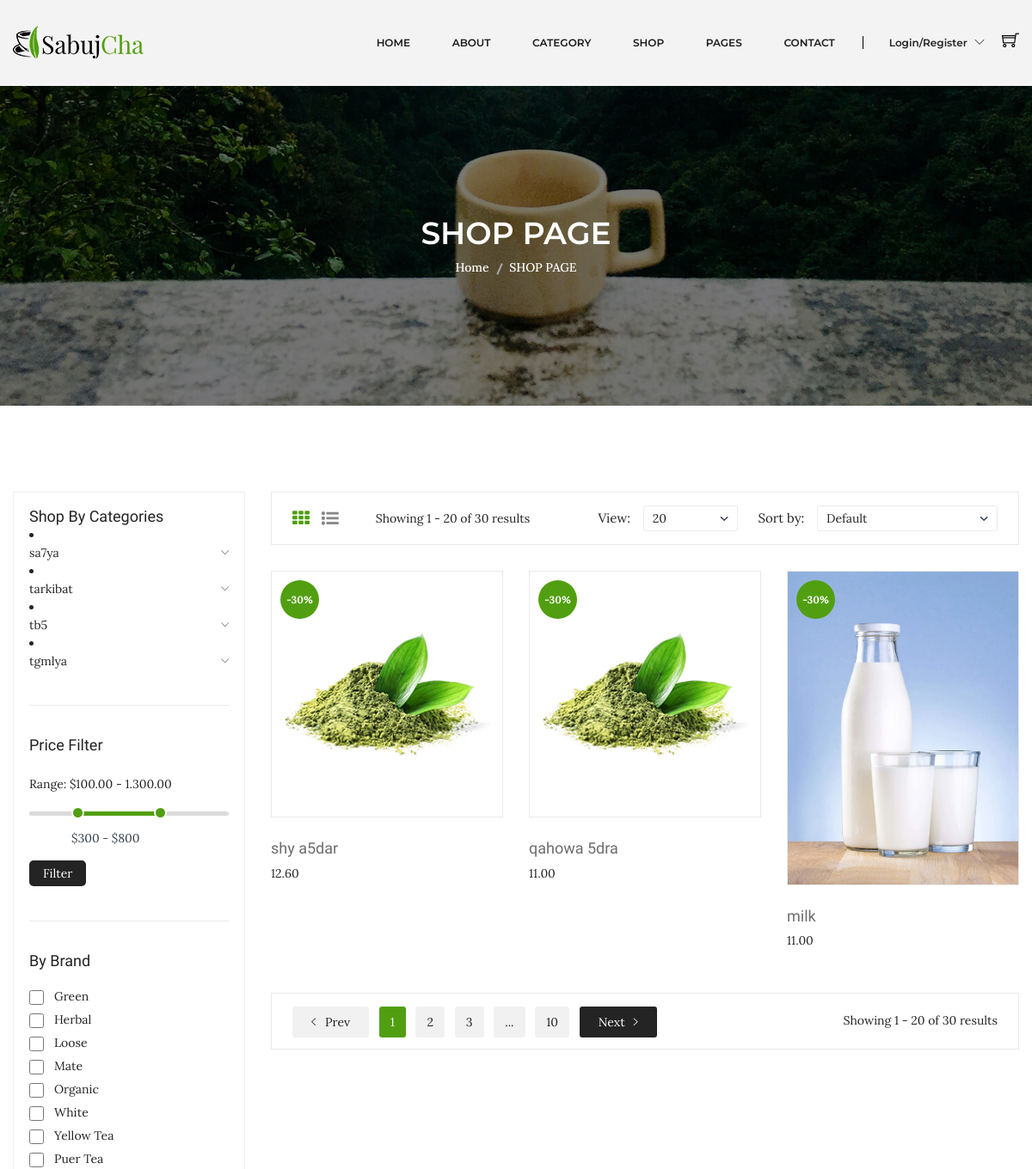
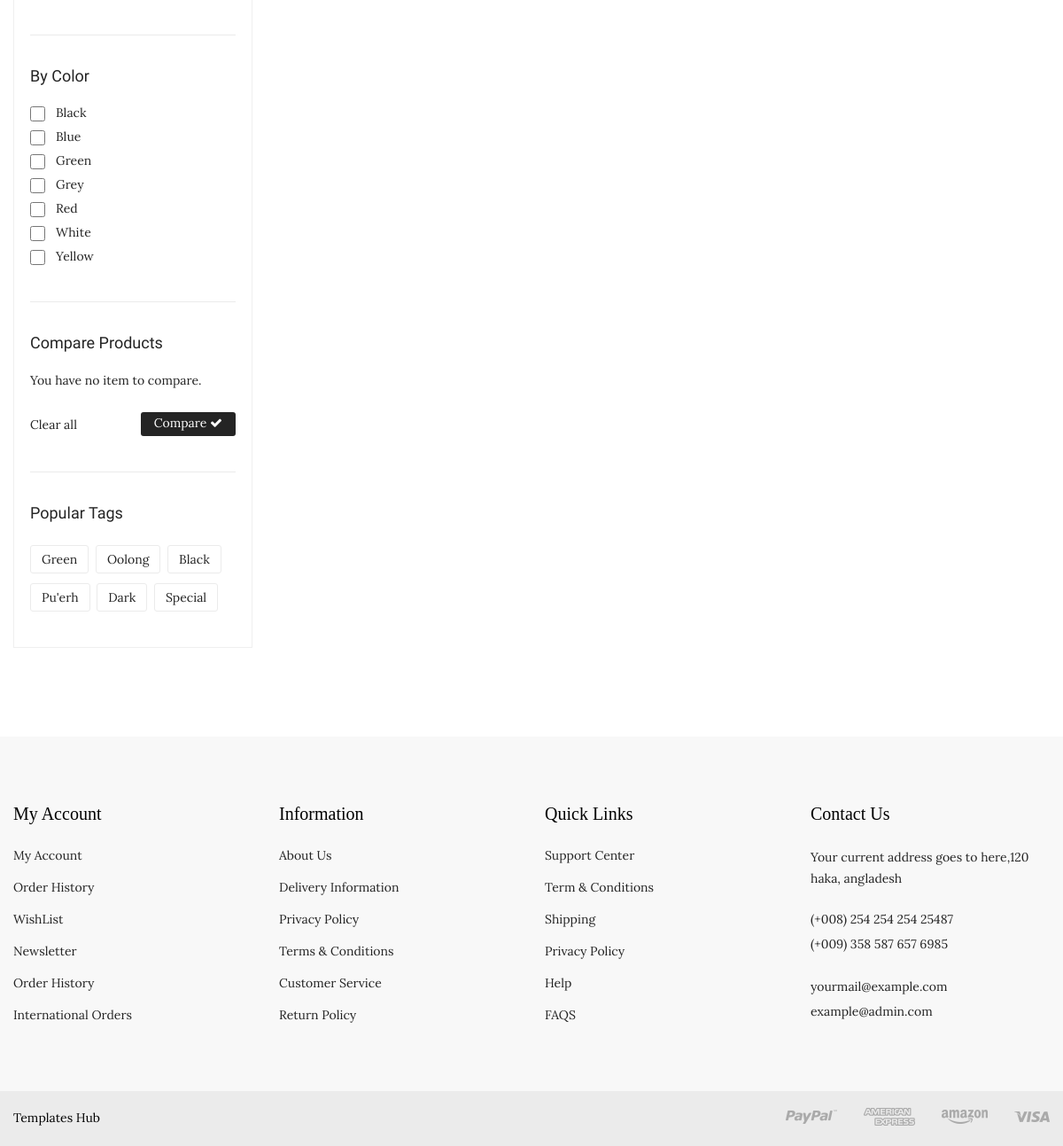
The app's page /ecommerce/php-final-p4-master/shop.php?sub=1 with its own data (2 pictures, top to bottom).
### tables this page shows
CREATE TABLE `products` (
  `id` int(10) NOT NULL,
  `name` varchar(255) DEFAULT NULL,
  `details` longtext DEFAULT NULL,
  `photo` varchar(255) DEFAULT 'default.png',
  `stock` int(10) DEFAULT NULL,
  `code` int(5) DEFAULT NULL,
  `status` tinyint(1) NOT NULL DEFAULT 1,
  `subcaterory_id` int(10) NOT NULL,
  `created_at` timestamp NOT NULL DEFAULT current_timestamp(),
  `updated_at` timestamp NOT NULL DEFAULT current_timestamp(),
  `price` decimal(8,2) DEFAULT NULL
);

CREATE TABLE `category` (
  `id` int(10) NOT NULL,
  `name` varchar(50) NOT NULL,
  `photo` varchar(100) NOT NULL,
  `status` tinyint(4) DEFAULT NULL
);

### ecommerce/php-final-p4-master/php/database.php (called while the page is built, shortened)
<?php
class database {
    public $DBserverName = 'localhost';
    public $DBuserName = 'root';
    public $DBpassword = '';
    public $DBName = 'nti_ecommercw';
    public $con;
    function __construct() {
        $this->con = new mysqli($this->DBserverName,$this->DBuserName,$this->DBpassword,$this->DBName);
    }
    public function runDQL($query)
    {
       $result = $this->con->query($query);
       $count=$result->num_rows;
       if($count > 0){
            return $result;
       }else{
           return [];
       }
    }
}

### ecommerce/php-final-p4-master/php/product.php (called while the page is built, shortened)
<?php
include_once "database.php";
class product extends database implements operation {
    private $category_id;
    public function setCategoryId($category_id)
    {
        return $this->category_id=$category_id;
    }
    public function getAllDatafromsub(){
        $query= "SELECT `products`.* from`products` where `products`.`subcaterory_id`=$this->category_id";
        return $this->runDQL($query);
    }
}

### ecommerce/php-final-p4-master/php/category.php (called while the page is built, shortened)
<?php
include_once "database.php";
class Category extends database implements operation {
    public function getAllData(){
        $query= "SELECT `category`.* from`category`ORDER BY `category`.`name` ASC LIMIT 4";
          return $this->runDQL($query);
    }
}
?>

### ecommerce/php-final-p4-master/shop.php (the view, shortened to what this page needs)
<?php include_once "header.php" ?>
<div class="breadcrumb-area bg-image-3 ptb-150">
    <div class="container">
        <div class="breadcrumb-content text-center">
            <h3>SHOP PAGE</h3>
            <ul>
                <li><a href="index.html">Home</a></li>
                <li class="active">SHOP PAGE</li>
            </ul>
        </div>
    </div>
</div>
<div class="shop-page-area ptb-100">
    <div class="container">
        <div class="row flex-row-reverse">
            <div class="col-lg-9">
                <div class="shop-topbar-wrapper">
                    <div class="shop-topbar-left">
                        <ul class="view-mode">
                            <li class="active"><a href="#product-grid" data-view="product-grid"><i class="fa fa-th"></i></a></li>
                            <li><a href="#product-list" data-view="product-list"><i class="fa fa-list-ul"></i></a></li>
                        </ul>
                        <p>Showing 1 - 20 of 30 results </p>
                    </div>
                    <div class="product-sorting-wrapper">
                        <div class="product-shorting shorting-style">
                            <label>View:</label>
                            <select>
                                <option value=""> 20</option>
                            </select>
                        </div>
                        <div class="product-show shorting-style">
                            <label>Sort by:</label>
                            <select>
                                <option value="">Default</option>
                            </select>
                        </div>
                    </div>
                </div>
                <div class="grid-list-product-wrapper">
                    <div class="product-grid product-view pb-20">
                        <div class="row">
                            <?php
                            include_once "php/product.php";
                            include_once "php/category.php";
                            $productObj = new product;
                            if (isset($_GET['sub'])) {
                                if ($_GET['sub']&& is_numeric($_GET['sub'])) {
                                    $productObj->setCategoryId($_GET['sub']);
                                    $productData = $productObj->getAllDatafromsub();
                            } else{
                                header('location:404.php');
                            }
                        }else {
                            $productData = $productObj->getAllData();
                        }
                            if ($productData) {
                                $products = $productData->fetch_all(MYSQLI_ASSOC);
                                foreach ($products as $key => $value) {
                            ?>
                                    <div class="product-width col-xl-4 col-lg-4 col-md-4 col-sm-6 col-12 mb-30">
                                        <div class="product-wrapper">
                                            <div class="product-img">
                                                <a href="product-details.php?pro=<?php echo $value['id'] ?>">
                                                    <img alt="" src="assets/img/product/<?php echo $value['photo'] ?>">
                                                </a>
                                                <span>-30%</span>
                                                <div class="product-action">
                                                </div>
                                            </div>
                                            <div class="product-content text-left">
                                                <div class="product-hover-style">
                                                    <div class="product-title">
                                                        <h4>
                                                            <a href="product-details.php?pro=<?php  echo $value['id'] ?>"><?php echo $value['name'] ?></a>
                                                        </h4>
                                                    </div>
                                                </div>
                                                <div>
                                                    <span class="product-price-old"><?php echo $value['price'] ?> </span>
                                                </div>
                                            </div>
                                        </div>
                                    </div>
                            <?php
                                }
                            } else {
                                echo "<div class='alert alert-warning'>There is no product yet</div>div";
                            }
                            ?>
                        </div>
                    </div>
                    <div class="pagination-total-pages">
                        <div class="pagination-style">
                            <ul>
                                <li><a class="prev-next prev" href="#"><i class="ion-ios-arrow-left"></i> Prev</a></li>
                                <li><a class="active" href="#">1</a></li>
                                <li><a href="#">2</a></li>
                                <li><a href="#">3</a></li>
                                <li><a href="#">...</a></li>
                                <li><a href="#">10</a></li>
                                <li><a class="prev-next next" href="#">Next<i class="ion-ios-arrow-right"></i> </a></li>
                            </ul>
                        </div>
                        <div class="total-pages">
                            <p>Showing 1 - 20 of 30 results </p>
                        </div>
                    </div>
                </div>
            </div>
            <div class="col-lg-3">
                <div class="shop-sidebar-wrapper gray-bg-7 shop-sidebar-mrg">
                    <div class="shop-widget">
                        <h4 class="shop-sidebar-title">Shop By Categories</h4>
                        <div class="shop-catigory">
                            <?php
                            $category = new category;
                            $categoryResult = $category->getAllData();
                            if ($categoryResult) {
                                $categories = $categoryResult->fetch_all(MYSQLI_ASSOC);
                                foreach ($categories as $key => $value) {
                            ?>
                                    <li>
                                        <ul>
                                            <li> <a data-toggle="collapse" data-parent="#faq" href="#shop-catigory-<?php echo $value['id'] ?>"><?php echo $value['name'] ?><i class="ion-ios-arrow-down"></i></a>
                                        </ul>
                                    </li>
                            <?php
                                }
                            } else {
                            }
                            ?>
                        </div>
                    </div>
                    <div class="shop-price-filter mt-40 shop-sidebar-border pt-35">
                        <h4 class="shop-sidebar-title">Price Filter</h4>
                        <div class="price_filter mt-25">
                            <span>Range: $100.00 - 1.300.00 </span>
                            <div id="slider-range"></div>
                            <div class="price_slider_amount">
                                <div class="label-input">
                                    <input type="text" id="amount" name="price" placeholder="Add Your Price" />
                                </div>
                                <button type="button">Filter</button>
                            </div>
                        </div>
                    </div>
                    <div class="shop-widget mt-40 shop-sidebar-border pt-35">
                        <h4 class="shop-sidebar-title">By Brand</h4>
                        <div class="sidebar-list-style mt-20">
                            <ul>
                                <li><input type="checkbox"><a href="#">Green </a>
                                <li><input type="checkbox"><a href="#">Herbal </a></li>
                                <li><input type="checkbox"><a href="#">Loose </a></li>
                                <li><input type="checkbox"><a href="#">Mate </a></li>
                                <li><input type="checkbox"><a href="#">Organic </a></li>
                                <li><input type="checkbox"><a href="#">White </a></li>
                                <li><input type="checkbox"><a href="#">Yellow Tea </a></li>
                                <li><input type="checkbox"><a href="#">Puer Tea </a></li>
                            </ul>
                        </div>
                    </div>
                    <div class="shop-widget mt-40 shop-sidebar-border pt-35">
                        <h4 class="shop-sidebar-title">By Color</h4>
                        <div class="sidebar-list-style mt-20">
                            <ul>
                                <li><input type="checkbox"><a href="#">Black </a></li>
                                <li><input type="checkbox"><a href="#">Blue </a></li>
                                <li><input type="checkbox"><a href="#">Green </a></li>
                                <li><input type="checkbox"><a href="#">Grey </a></li>
                                <li><input type="checkbox"><a href="#">Red</a></li>
                                <li><input type="checkbox"><a href="#">White </a></li>
                                <li><input type="checkbox"><a href="#">Yellow </a></li>
                            </ul>
                        </div>
                    </div>
                    <div class="shop-widget mt-40 shop-sidebar-border pt-35">
                        <h4 class="shop-sidebar-title">Compare Products</h4>
                        <div class="compare-product">
                            <p>You have no item to compare. </p>
                            <div class="compare-product-btn">
                                <span>Clear all </span>
                                <a href="#">Compare <i class="fa fa-check"></i></a>
                            </div>
                        </div>
                    </div>
                    <div class="shop-widget mt-40 shop-sidebar-border pt-35">
                        <h4 class="shop-sidebar-title">Popular Tags</h4>
                        <div class="shop-tags mt-25">
                            <ul>
                                <li><a href="#">Green</a></li>
                                <li><a href="#">Oolong</a></li>
                                <li><a href="#">Black</a></li>
                                <li><a href="#">Pu'erh</a></li>
                                <li><a href="#">Dark </a></li>
                                <li><a href="#">Special</a></li>
                            </ul>
                        </div>
                    </div>
                </div>
            </div>
        </div>
    </div>
</div>
<?php include_once "footer.php" ?>

### records on screen
products: photo (picture), name "shy a5dar", price "12.60"
products: photo (picture), name "qahowa 5dra", price "11.00"
products: photo (picture), name "milk", price "11.00"
category: name "sa7ya"
category: name "tarkibat"
category: name "tb5"
category: name "tgmlya"
